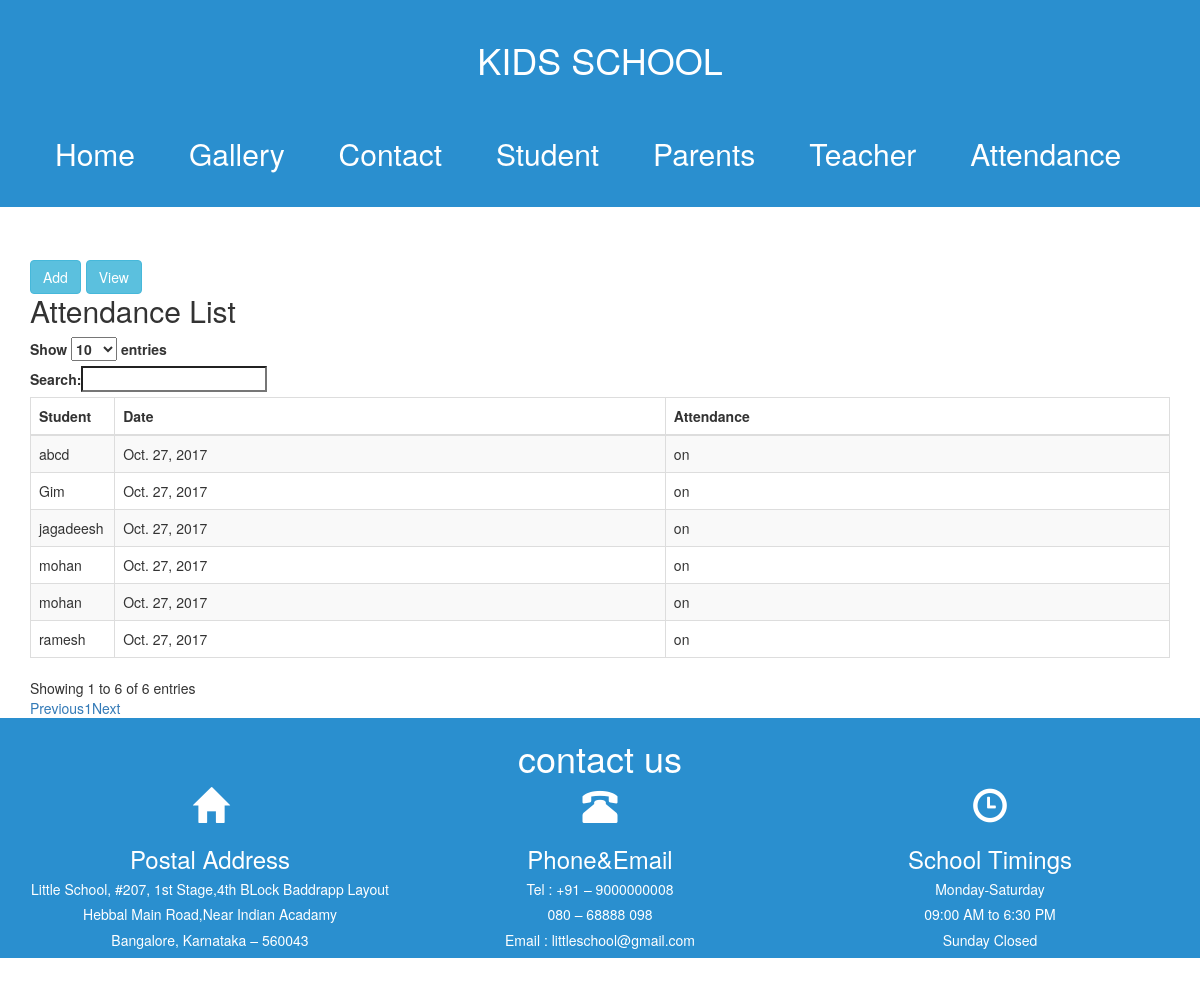
The page /attendance/ on the database its author committed.
### kids/models.py (models this page shows)
class Attendances(models.Model):
    student_attendance = (
        ('Present', 'P'),
        ('Absent', 'A'),
    )
    date=models.DateField(max_length=20)
    attendance=models.CharField(choices=student_attendance, max_length=10, default='Present')
    student=models.ForeignKey(Student, null=True,blank=True)

class Student(models.Model):
	"""
	This is for student model
	"""
	name=models.CharField(max_length=10,null=True,blank=True)
	standard=models.CharField(max_length=10,null=True,blank=True)
	section=models.CharField(max_length=10,null=True,blank=True)
	status=models.BooleanField(default=True)
	age=models.IntegerField(null=True,blank=True)
	rollnumber=models.IntegerField(null=True,blank=True)
	dateofbirth=models.CharField(max_length=10, null=True,blank=True)
	address = models.ForeignKey('Address', null=True, blank=True)

### kids/views.py (the view, shortened to what this page needs)
# urls.py: url(r'^attendance/',Attendance.as_view()),
class Attendance(View):
    template_name="attendance.html"
    def get(self,request, *args, **kwargs):
        today = datetime.today()
        print(today.date())
        students=Student.objects.all()
	attendance=Attendances.objects.filter(date=today.date())
	return render(request, self.template_name, locals())

### templates/attendance.html (shortened to what this page needs)
<!DOCTYPE html>
<html lang="en">
<head>
  <link rel="stylesheet" href="https://maxcdn.bootstrapcdn.com/bootstrap/3.3.7/css/bootstrap.min.css">
  <link rel="stylesheet" href="//maxcdn.bootstrapcdn.com/bootstrap/3.3.7/css/bootstrap.min.css">
  <link rel="stylesheet" href="https://cdn.datatables.net/1.10.16/css/dataTables.bootstrap.min.css">
</head>
<body>
<link rel='stylesheet prefetch' href='http://maxcdn.bootstrapcdn.com/font-awesome/4.2.0/css/font-awesome.min.css'>
<body>
    <div class="fixed-header">
	<div class="container" style="text-align:center;">
	<h1>KIDS SCHOOL</h1>
</div>
        <div class="container">
            <nav>
                <a href="#"><br><h2>Home</h2></a>
                <a href="/gallery/"><br><h2>Gallery</h2></a>
                <a href="/contact/"><br><h2>Contact</h2></a>
		<a href="/student/"><br><h2>Student</h2></a>
		<a href="/parents/"><br><h2>Parents</h2></a>
		<a href="/teacher/"><br><h2>Teacher</h2></a>
		<a href="/attendance/"><br><h2>Attendance</h2></a>
            </nav>
        </div>
 </div>
<br><br><br><br><br><br><br><br><br><br>
<div class="col-sm-12">
	<div class="col-sm-2"><button class="btn btn-info" id="add_attendance">Add</button><button class="btn btn-info" style="margin-left:5px;" id="view_attendance">View</button></div>
</div>
<div class="container" id="attendance_view_div">
  <h2>Attendance List</h2>
              <table class="table table-striped table-bordered" cellspacing="0" width="100%" id="attendance_table">
		<thead>
                  <th style="width: 10px">Student</th>
                  <th>Date</th>
                  <th>Attendance</th>
                </thead>
                <tbody>
		{% for stud in attendance %}
                <tr>
                 <td>{{ stud.student.name }}</td>
                  <td>{{ stud.date }}</td>
                  <td>{{ stud.attendance }}</td>
                </tr>
		{% endfor %}
              </table>
</div>
<div>
<footer class="container-fluid bg-4 text-center">
  <h1>contact us</h1>
<div class="col-sm-4">
<center>
<i class="glyphicon glyphicon-home" styel="font-size: 50px;"></i>
<h3>Postal Address</h3>
<h5> Little School, #207, 1st Stage,4th BLock Baddrapp Layout</h5>
<h5> Hebbal Main Road,Near Indian Acadamy</h5>
<h5> Bangalore, Karnataka – 560043</h5>
</center>
</div>
<div class="col-sm-4">
<center>
<i class="glyphicon glyphicon-phone-alt" styel="font-size: 50px;"></i>
<h3>Phone&Email</h3>
<h5> Tel : +91 – 9000000008 </h5>
<h5> 080 – 68888 098</h5>
<h5>Email : littleschool@gmail.com</h5>
</center>
</div>
<div class="col-sm-4">
<center>
<i class="glyphicon glyphicon-time" styel="font-size: 50px;"></i>
<h3>School Timings</h3>
<h5> Monday-Saturday </h5>
<h5> 09:00 AM to 6:30 PM</h5>
<h5>Sunday Closed</h5>
</center>
</div>
</footer>
</div>
</body>
</html>

### templates/attendance.html (style rules this page uses)
body { padding-top: 60px; padding-bottom: 40px; }
.fixed-header { width: 100%; position: fixed; background-color:#2a8fcf; padding: 20px 0; color: #fff; }
.fixed-header { top: 0; }
nav a { color: black; text-decoration: none; padding: 7px 25px; display: inline-block; color:#fff; }
footer { background-color:#2a8fcf; text-align: center;; color:#fff; }
.glyphicon { font-size: 35px; }

### rows shown on the page
Attendances: student.name "Gim", date "Oct. 27, 2017", attendance "on"
Attendances: student.name "mohan", date "Oct. 27, 2017", attendance "on"
Attendances: student.name "mohan", date "Oct. 27, 2017", attendance "on"
Attendances: student.name "ramesh", date "Oct. 27, 2017", attendance "on"
Attendances: student.name "abcd", date "Oct. 27, 2017", attendance "on"
Attendances: student.name "jagadeesh", date "Oct. 27, 2017", attendance "on"
